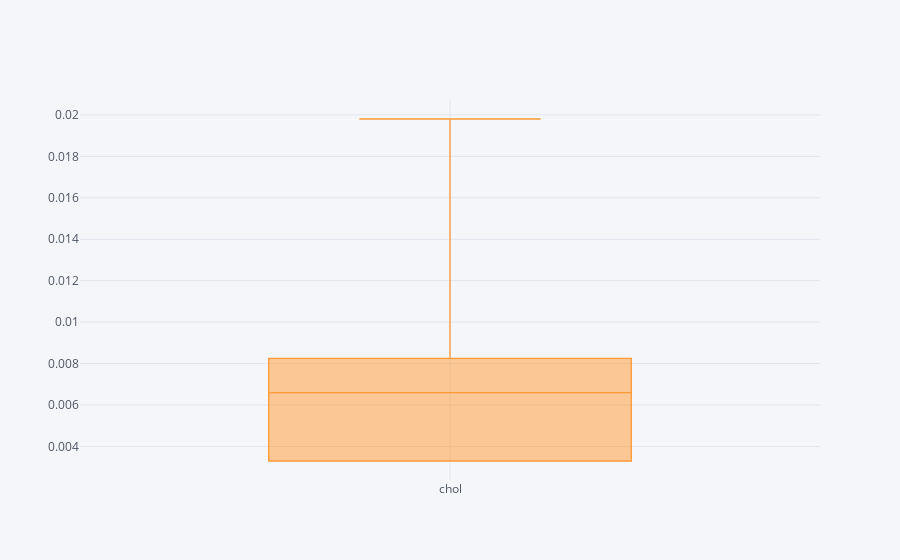

Notebook cell for this chart:
### Code cell
df.chol.value_counts(normalize=True).iplot(kind = "box")

### Figure 1 — Plotly figure (JSON) as saved in the notebook; plotly's stock layout.template omitted (floating-point values rounded to 4 significant figures; data arrays with more than 128 entries replaced by an {"elided": "..."} marker saying what was removed)
{"data": [{"boxpoints": false, "line": {"width": 1.3}, "marker": {"color": "rgba(255, 153, 51, 1.0)"}, "name": "chol", "orientation": "v", "type": "box", "y": {"elided": "152 float values"}}], "layout": {"autosize": true, "legend": {"bgcolor": "#F5F6F9", "font": {"color": "#4D5663"}}, "paper_bgcolor": "#F5F6F9", "plot_bgcolor": "#F5F6F9", "title": {"font": {"color": "#4D5663"}}, "xaxis": {"autorange": true, "gridcolor": "#E1E5ED", "range": [-0.5, 0.5], "showgrid": true, "tickfont": {"color": "#4D5663"}, "title": {"font": {"color": "#4D5663"}, "text": ""}, "type": "category", "zerolinecolor": "#E1E5ED"}, "yaxis": {"autorange": true, "gridcolor": "#E1E5ED", "range": [0.002384, 0.02072], "showgrid": true, "tickfont": {"color": "#4D5663"}, "title": {"font": {"color": "#4D5663"}, "text": ""}, "type": "linear", "zerolinecolor": "#E1E5ED"}}}
